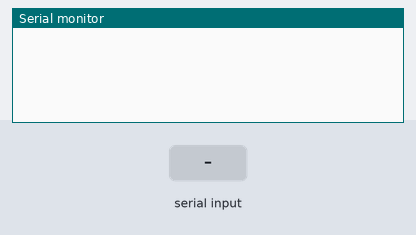
The sketch below on a simulated Arduino Uno, built with avr-gcc and run on an emulated ATmega328P. Shown: the last lines printed to the serial monitor. Inputs (shaded band) come from the test bench.

Above: at 1.2 s.
1.3 s: "H\n" received over Serial
At 2.1 s:
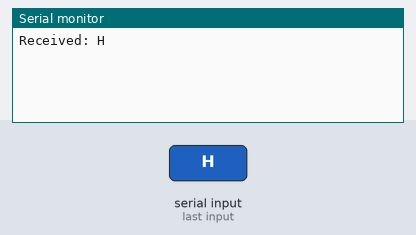
2.8 s: "V\n" received over Serial
At 3.2 s:
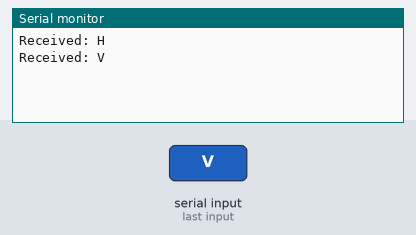
4.3 s: "T\n" received over Serial
At 5.5 s:
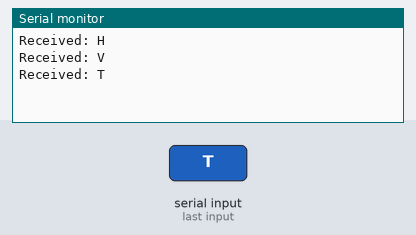
5.8 s: "90,45,200\n" received over Serial
At 6.8 s:
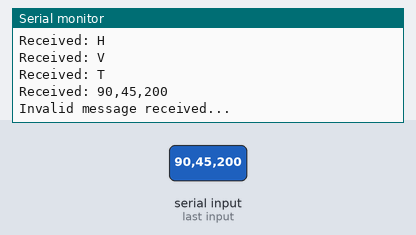
7.3 s: "90,45\n" received over Serial
At 7.9 s:
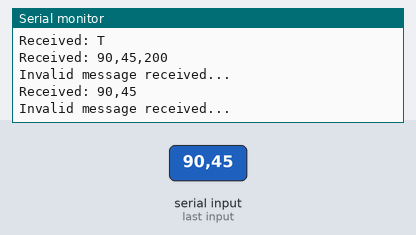
8.8 s: "1\n" received over Serial
At 10.2 s:
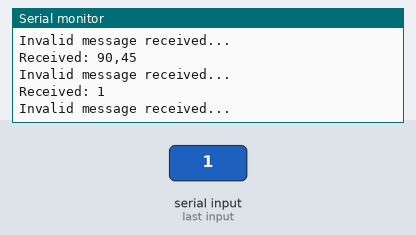

The sketch:

turret.ino
```cpp
/*
 * Notes:
 * 1) I read that going above microstep of 8 or 10 is a waste of time as you just lose torque at no real smoothness gain.
 *    It might not be true, but testing of 8 gives smooth operation
 */

#include <AccelStepper.h>

//setup steppers: mode, clock(step/pulse), direction
AccelStepper H(AccelStepper::DRIVER, 2, 3); //Turret Horizontal Movement
AccelStepper V(AccelStepper::DRIVER, 5, 6); //Turret Vertical Movement
AccelStepper T(AccelStepper::DRIVER, 8, 9); //Turret Trigger Movement

//stepper constants
const int H_RAW_STEPS = 200; //number of raw motor steps
const int H_MICROSTEP = 8; //microstep multiplier
const int H_GEAR_RATIO = 3; //pulley gear ratio
const int H_STEPS_PER_REV = H_RAW_STEPS * H_MICROSTEP * H_GEAR_RATIO; //total number of steps per rev on output shaft
const int H_POLARITY = -1; //axis polarity

const int V_RAW_STEPS = 200; //number of raw motor steps
const int V_MICROSTEP = 8; //microstep multiplier
const int V_GEAR_RATIO = 3; //pulley gear ratio
const int V_STEPS_PER_REV = V_RAW_STEPS * V_MICROSTEP * V_GEAR_RATIO; //total number of steps per rev on output shaft
const int V_POLARITY = -1; //axis polarity

const int T_RAW_STEPS = 200; //number of raw motor steps
const int T_MICROSTEP = 8; //microstep multiplier
const int T_GEAR_RATIO = 1; //pulley gear ratio
const int T_STEPS_PER_REV = T_RAW_STEPS * T_MICROSTEP * T_GEAR_RATIO; //total number of steps per rev on output shaft
const int T_POLARITY = 1; //axis polarity

//initialise global variables
long H_stepPosition = 0;
long V_stepPosition = 0;
long T_stepPosition = 0;

void setup()
{
  //Setup H stepper
  H.setMaxSpeed(stepRateFromRPS(5, H_STEPS_PER_REV));
  H.setAcceleration(stepRateFromRPS(0.1, H_STEPS_PER_REV));

  //Setup V stepper
  V.setMaxSpeed(stepRateFromRPS(5, V_STEPS_PER_REV));
  V.setAcceleration(stepRateFromRPS(0.1, V_STEPS_PER_REV));

  //Setup T stepper
  T.setMaxSpeed(stepRateFromRPS(5, T_STEPS_PER_REV));
  T.setAcceleration(stepRateFromRPS(5, T_STEPS_PER_REV));

  //init serial
  Serial.begin(115200);
}

void loop()
{
  if (Serial.available() > 0)
  {
    String pythonMessage = Serial.readStringUntil('\n');
    Serial.println("Received: " + pythonMessage);
    String axisCode = pythonMessage.substring(0,1); //get 1st character
    String axisVal = pythonMessage.substring(1); //get remaining characters

    //determine which axis to update
    if (axisCode == "H")
    {
      //update H axis position
      float deg = axisVal.toFloat(); //expecting an angle in degrees
      H_stepPosition = H_POLARITY * stepsFromDeg(deg, H_STEPS_PER_REV); //calculate number of steps that corresponds to angle
      H.move(H_stepPosition); //set target position
    }
    else if (axisCode == "V")
    {
      //update V axis position
      float deg = axisVal.toFloat(); //expecting an angle in degrees
      V_stepPosition = V_POLARITY * stepsFromDeg(deg, V_STEPS_PER_REV); //calculate number of steps that corresponds to angle
      V.move(V_stepPosition); //set target position
    }
    else if (axisCode == "T")
    {
      //update T axis position
      int trig = axisVal.toInt();
      if (trig == 1)
      {
        //move to 180deg if trigger pulled
        T_stepPosition = T_POLARITY * stepsFromDeg(180, T_STEPS_PER_REV);
      }
      else
      {
        //move to 0deg if trigger not pulled
        T_stepPosition = T_POLARITY * stepsFromDeg(0, T_STEPS_PER_REV);
      }
      T.moveTo(T_stepPosition);
    }
    else
    {
      Serial.println("Invalid message received...");
    }
  }

  //run to position set by moveTo()
  H.run();
  V.run();
  T.run();
}

/*
 * Calculate step rate (steps per second) from rpm (rev/min), in whole numbers
 * spr = steps per rev
 */
float stepRateFromRPM(float _rpm, int _spr)
{
  return _rpm * (float)_spr / 60;
}

/*
 * Calculate step rate (steps per second) from rps (rev/s), in whole numbers
 * spr = steps per rev
 */
float stepRateFromRPS(float _rps, int _spr)
{
  return _rps * (float)_spr;
}

/*
 * Calculate step rate (steps per second) from dps (degrees/s), in whole numbers
 * spr = steps per rev
 */
float stepRateFromDPS(float _dps, int _spr)
{
  return _dps * (float)_spr / 360;
}

/*
 * Calculate number of steps in a given angle
 * spr = steps per rev
 */
long stepsFromDeg(float _deg, int _spr)
{
  return (long)((_deg / 360) * (float)_spr);
}
```

Measured:
- after the input at 1.3 s, the serial monitor: prints a new line at once (image 1)
- after the input at 2.8 s, the serial monitor: prints a new line at once (image 2)
- after the input at 4.3 s, the serial monitor: prints a new line at once (image 3)
- after the input at 5.8 s, the serial monitor: prints a new line at once (image 4)
- after the input at 7.3 s, the serial monitor: prints a new line at once (image 5)
- after the input at 8.8 s, the serial monitor: prints a new line at once (image 6)
